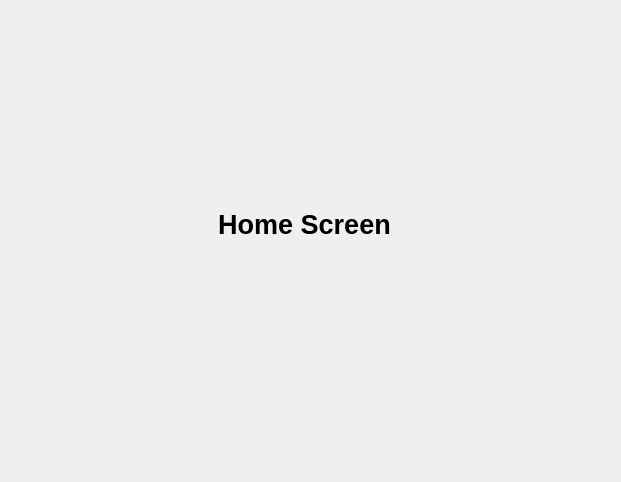
<?xml version="1.0" encoding="UTF-8"?>
<ui version="4.0">
 <class>MainWindow</class>
 <widget class="QMainWindow" name="MainWindow">
  <property name="geometry">
   <rect>
    <x>0</x>
    <y>0</y>
    <width>621</width>
    <height>482</height>
   </rect>
  </property>
  <property name="windowTitle">
   <string>MainWindow</string>
  </property>
  <widget class="QWidget" name="centralwidget">
   <layout class="QVBoxLayout" name="verticalLayout">
    <item>
     <widget class="QWidget" name="widget" native="true">
      <widget class="QLabel" name="label">
       <property name="geometry">
        <rect>
         <x>170</x>
         <y>180</y>
         <width>251</width>
         <height>71</height>
        </rect>
       </property>
       <property name="font">
        <font>
         <pointsize>20</pointsize>
         <weight>75</weight>
         <bold>true</bold>
        </font>
       </property>
       <property name="text">
        <string>Home Screen</string>
       </property>
       <property name="alignment">
        <set>Qt::AlignCenter</set>
       </property>
      </widget>
     </widget>
    </item>
   </layout>
  </widget>
 </widget>
 <resources/>
 <connections/>
</ui>
